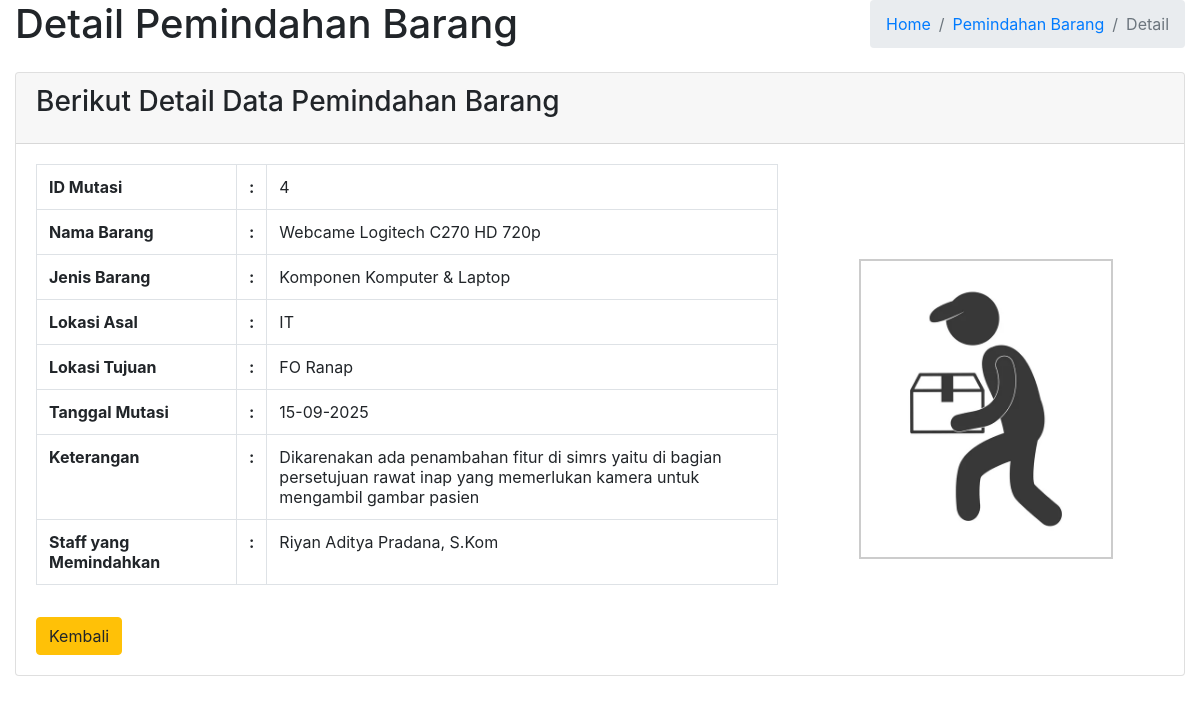
/staff/unit/pemindahan/detail_pemindahan.php?id=4, run on an earlier commit of the app's database.
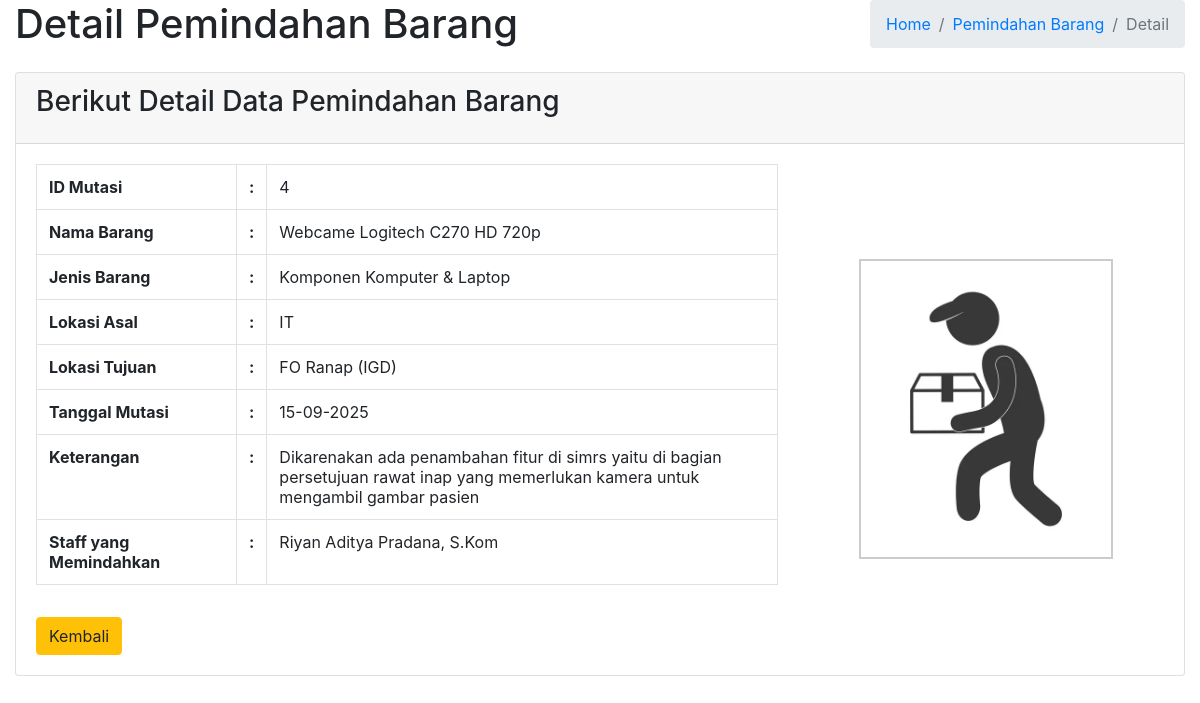
And on a later commit of the database.
### tables this page shows
CREATE TABLE `tb_mutasi_barang` (
  `mutasi_id` int(11) NOT NULL,
  `barang_id` int(11) NOT NULL,
  `lokasi_asal` int(11) DEFAULT NULL,
  `lokasi_tujuan` int(11) DEFAULT NULL,
  `tanggal_mutasi` date DEFAULT curdate(),
  `id_user` int(11) DEFAULT NULL,
  `keterangan` text DEFAULT NULL
);

CREATE TABLE `tb_lokasi` (
  `lokasi_id` int(11) NOT NULL,
  `nama_lokasi` varchar(100) NOT NULL,
  `keterangan` text DEFAULT NULL
);

CREATE TABLE `tb_barang` (
  `barang_id` int(11) NOT NULL,
  `pengajuan_id` int(11) DEFAULT NULL,
  `nama_barang` varchar(150) NOT NULL,
  `jenis_barang` enum('Komputer & Laptop','Komponen Komputer & Laptop','Printer & Scanner','Komponen Printer & Scanner','Komponen Network') NOT NULL,
  `nomor_seri` varchar(150) DEFAULT NULL,
  `ip_address` varchar(50) DEFAULT NULL,
  `jumlah` int(11) NOT NULL,
  `harga` decimal(15,2) DEFAULT NULL,
  `spesifikasi` text DEFAULT NULL,
  `tanggal_terima` date DEFAULT curdate(),
  `kondisi` enum('baru','bekas','rusak','dalam perbaikan','-') DEFAULT '-',
  `lokasi_id` int(11) DEFAULT NULL,
  `keterangan` text DEFAULT NULL,
  `foto` varchar(200) NOT NULL
);

CREATE TABLE `tb_user` (
  `id_user` int(11) NOT NULL,
  `nip` varchar(30) NOT NULL,
  `username` varchar(50) NOT NULL,
  `password` varchar(255) NOT NULL,
  `nama_lengkap` varchar(100) NOT NULL,
  `email` varchar(100) DEFAULT NULL,
  `no_hp` varchar(20) DEFAULT NULL,
  `role` enum('Kepala Ruangan','Staff') NOT NULL,
  `foto` varchar(255) DEFAULT NULL,
  `status` enum('aktif','nonaktif') DEFAULT 'aktif',
  `created_at` timestamp NOT NULL DEFAULT current_timestamp(),
  `updated_at` timestamp NOT NULL DEFAULT current_timestamp() ON UPDATE current_timestamp()
);

### staff/unit/pemindahan/detail_pemindahan.php (the view, shortened to what this page needs)
<?php
require_once("../config/koneksi.php");
$mutasi_id = intval($_GET['id']);
$query = mysqli_query($config, "SELECT m.*, b.nama_barang, b.jenis_barang, l1.nama_lokasi AS lokasi_asal_nama, l2.nama_lokasi AS lokasi_tujuan_nama, u.nama_lengkap as nama_staff FROM tb_mutasi_barang m LEFT JOIN tb_barang b ON m.barang_id = b.barang_id LEFT JOIN tb_lokasi l1 ON m.lokasi_asal = l1.lokasi_id LEFT JOIN tb_lokasi l2 ON m.lokasi_tujuan = l2.lokasi_id LEFT JOIN tb_user u ON m.id_user = u.id_user WHERE m.mutasi_id = '$mutasi_id'");
$data = mysqli_fetch_assoc($query);
?>
<link rel="stylesheet" href="../assets/vendor/bootstrap/css/bootstrap.min.css">
<section class="content-header">
  <div class="container-fluid">
    <div class="row mb-2">
      <div class="col-sm-6">
        <h1>Detail Pemindahan Barang</h1>
      </div>
      <div class="col-sm-6">
        <ol class="breadcrumb float-sm-right">
          <li class="breadcrumb-item"><a href="dashboard_staff.php?unit=beranda">Home</a></li>
          <li class="breadcrumb-item"><a href="dashboard_staff.php?unit=pemindahan">Pemindahan Barang</a></li>
          <li class="breadcrumb-item active">Detail</li>
        </ol>
      </div>
    </div>
  </div>
</section>
<section class="content">
  <div class="container-fluid">
    <div class="card card-default">
      <div class="card-header">
        <h3 class="card-title">Berikut Detail Data Pemindahan Barang</h3>
      </div>
      <div class="card-body">
        <div class="row">
          <div class="col-md-8">
            <table class="table table-bordered">
              <tr><th width="200">ID Mutasi</th><th width="10">:</th><td><?= htmlspecialchars($data['mutasi_id']); ?></td></tr>
              <tr><th>Nama Barang</th><th>:</th><td><?= htmlspecialchars($data['nama_barang']); ?></td></tr>
              <tr><th>Jenis Barang</th><th>:</th><td><?= htmlspecialchars($data['jenis_barang']); ?></td></tr>
              <tr><th>Lokasi Asal</th><th>:</th><td><?= htmlspecialchars($data['lokasi_asal_nama']); ?></td></tr>
              <tr><th>Lokasi Tujuan</th><th>:</th><td><?= htmlspecialchars($data['lokasi_tujuan_nama']); ?></td></tr>
              <tr><th>Tanggal Mutasi</th><th>:</th><td><?= date('d-m-Y', strtotime($data['tanggal_mutasi'])); ?></td></tr>
              <tr><th>Keterangan</th><th>:</th><td><?= htmlspecialchars($data['keterangan']); ?></td></tr>
              <tr><th>Staff yang Memindahkan</th><th>:</th><td><?= htmlspecialchars($data['nama_staff']); ?></td></tr>
            </table>
            <a href="dashboard_staff.php?unit=pemindahan" class="btn btn-warning mt-3">Kembali</a>
          </div>
          <div class="col-md-4 d-flex align-items-center justify-content-center">
            <img src="../assets/img/pemindahan.jpg" alt="Gambar Pemindahan" class="img-fluid" style="max-height:300px; border:2px solid #ccc; padding:8px; background:#fff;">
          </div>
        </div>
      </div>
    </div>
  </div>
</section>

What changed in the data, as far as the page shows it:
changed through a linked row, tb_mutasi_barang "Webcame Logitech C270 HD 720p": lokasi_tujuan.nama_lokasi "FO Ranap" → "FO Ranap (IGD)"
